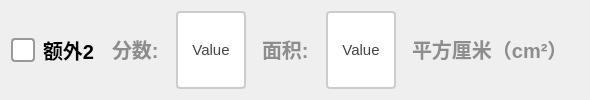
               <widget class="QWidget" name="widget_extra2" native="true">
                <layout class="QGridLayout" name="gridLayout_11">
                 <item row="0" column="0">
                  <layout class="QHBoxLayout" name="horizontalLayout_20" stretch="2,1,2,0,2,0">
                   <item>
                    <widget class="QCheckBox" name="ckb_extra2">
                     <property name="sizePolicy">
                      <sizepolicy hsizetype="Minimum" vsizetype="Minimum">
                       <horstretch>0</horstretch>
                       <verstretch>0</verstretch>
                      </sizepolicy>
                     </property>
                     <property name="styleSheet">
                      <string notr="true">QCheckBox {
    spacing: 8px;
    font-size: 20px;
    color: #333;
    font-weight: bold;        
    color:  rgb(0, 0, 0);       
}

/* 未选中状态 */
QCheckBox::indicator {
    width: 20px;
    height: 20px;
    border-radius: 4px; /* 方形，圆角可适当调整 */
    border: 2px solid #999;
    background: #ffffff;
}

/* 悬停效果 */
QCheckBox::indicator:hover {
    border: 2px solid #666;
}

/* 选中状态 */
QCheckBox::indicator:checked {
    border: 2px solid #2196F3;
    background-color: qradialgradient(
        cx:0.5, cy:0.5,
        radius:0.4,
        fx:0.5, fy:0.5,
        stop:0 #2196F3,
        stop:1 transparent
    );
}

/* 禁用状态 */
QCheckBox::indicator:disabled {
    border: 2px solid #ccc;
    background: #eee;
}

/* 选中时的文字颜色 */
QCheckBox:checked {
    color: #2196F3;
    font-weight: 500;
}

/* 点击动画效果 */
QCheckBox::indicator:pressed {
    border: 2px solid #1565C0;
    background-color: qradialgradient(
        cx:0.5, cy:0.5,
        radius:0.5,
        fx:0.5, fy:0.5,
        stop:0 #BBDEFB,
        stop:1 transparent
    );
}</string>
                     </property>
                     <property name="text">
                      <string>额外2</string>
                     </property>
                    </widget>
                   </item>
                   <item>
                    <widget class="QLabel" name="label_37">
                     <property name="styleSheet">
                      <string notr="true">QLabel {
       font-size: 20px;        
       font-weight: bold;        
       color:  rgb(141, 141, 141);       
       padding: 5px 5px;     
       border-bottom: 2px solid #cccccc; 
    }</string>
                     </property>
                     <property name="text">
                      <string>分数:</string>
                     </property>
                    </widget>
                   </item>
                   <item>
                    <widget class="QPushButton" name="btn_extra2score">
                     <property name="sizePolicy">
                      <sizepolicy hsizetype="Minimum" vsizetype="Minimum">
                       <horstretch>0</horstretch>
                       <verstretch>0</verstretch>
                      </sizepolicy>
                     </property>
                     <property name="maximumSize">
                      <size>
                       <width>100</width>
                       <height>100</height>
                      </size>
                     </property>
                     <property name="styleSheet">
                      <string notr="true">QPushButton {
    padding: 6px 14px;
    border: 2px solid #CCC;
    border-radius: 4px;
    background-color: white;
    color: #444;
    font-size: 15px; 
}

QPushButton:hover {
    border-color: #999;
    background-color: #F5F5F5;
}

QPushButton:pressed {
    border-color: #777;
    background-color: #EEE;
}</string>
                     </property>
                     <property name="text">
                      <string>Value</string>
                     </property>
                    </widget>
                   </item>
                   <item>
                    <widget class="QLabel" name="label_38">
                     <property name="styleSheet">
                      <string notr="true">QLabel {
       font-size: 20px;        
       font-weight: bold;        
       color:  rgb(141, 141, 141);       
       padding: 5px 5px;     
       border-bottom: 2px solid #cccccc; 
    }</string>
                     </property>
                     <property name="text">
                      <string>面积:</string>
                     </property>
                    </widget>
                   </item>
                   <item>
                    <widget class="QPushButton" name="btn_extra2area">
                     <property name="sizePolicy">
                      <sizepolicy hsizetype="Minimum" vsizetype="Minimum">
                       <horstretch>0</horstretch>
                       <verstretch>0</verstretch>
                      </sizepolicy>
                     </property>
                     <property name="maximumSize">
                      <size>
                       <width>100</width>
                       <height>100</height>
                      </size>
                     </property>
                     <property name="styleSheet">
                      <string notr="true">QPushButton {
    padding: 6px 14px;
    border: 2px solid #CCC;
    border-radius: 4px;
    background-color: white;
    color: #444;
    font-size: 15px; 
}

QPushButton:hover {
    border-color: #999;
    background-color: #F5F5F5;
}

QPushButton:pressed {
    border-color: #777;
    background-color: #EEE;
}</string>
                     </property>
                     <property name="text">
                      <string>Value</string>
                     </property>
                    </widget>
                   </item>
                   <item>
                    <widget class="QLabel" name="label_19">
                     <property name="styleSheet">
                      <string notr="true">QLabel {
       font-size: 20px;        
       font-weight: bold;        
       color:  rgb(141, 141, 141);       
       padding: 5px 5px;     
       border-bottom: 2px solid #cccccc; 
    }</string>
                     </property>
                     <property name="text">
                      <string>平方厘米（cm²）</string>
                     </property>
                    </widget>
                   </item>
                  </layout>
                 </item>
                </layout>
               </widget>
